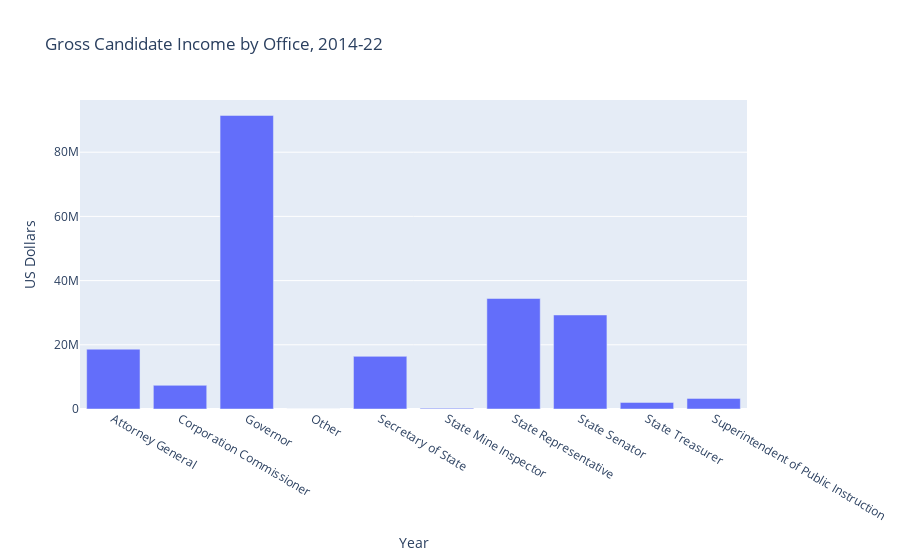

Notebook code cell kept with this figure:
### Markdown cell above
Above we see that, in terms of mean income by office type across the studied period, candidates for governor received the most, at over 600k on avergae, followed shortly by candidates for Attorney General at a little under 500k, and Secretary of State around 350k. Other offices receive much less on average, with none breaking 100k mean, and the average State Senator and State Representative receiving less than 50k across the period.

### Code cell
grp_cands = cands_14_22.groupby(by="Office Summary").sum()

fig = px.bar(
    x=list(grp_cands.index),
    y=grp_cands["Expense"].values,
    title="Gross Candidate Income by Office, 2014-22",
    labels={"x": "Year", "y": "US Dollars"},
)

fig.show()

### Figure 1 — Plotly figure (JSON) as saved in the notebook; plotly's stock layout.template omitted (floating-point values rounded to 4 significant figures)
{"data": [{"alignmentgroup": "True", "hovertemplate": "Year=%{x}<br>US Dollars=%{y}<extra></extra>", "legendgroup": "", "marker": {"color": "#636efa", "pattern": {"shape": ""}}, "name": "", "offsetgroup": "", "orientation": "v", "showlegend": false, "textposition": "auto", "type": "bar", "x": ["Attorney General", "Corporation Commissioner", "Governor", "Other", "Secretary of State", "State Mine Inspector", "State Representative", "State Senator", "State Treasurer", "Superintendent of Public Instruction"], "xaxis": "x", "y": [18630000.0, 7373000.0, 91450000.0, 10960.0, 16400000.0, 244000.0, 34430000.0, 29290000.0, 2050000.0, 3308000.0], "yaxis": "y"}], "layout": {"barmode": "relative", "legend": {"tracegroupgap": 0}, "title": {"text": "Gross Candidate Income by Office, 2014-22"}, "xaxis": {"anchor": "y", "domain": [0, 1], "title": {"text": "Year"}}, "yaxis": {"anchor": "x", "domain": [0, 1], "title": {"text": "US Dollars"}}}}
